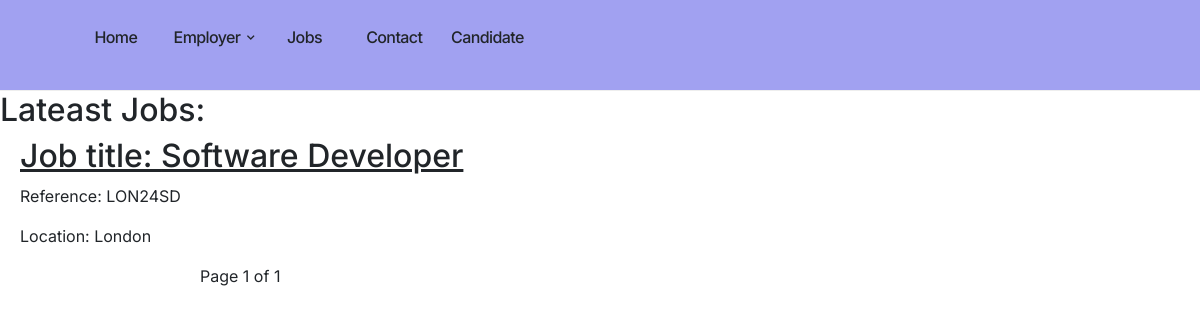
Screenshot of /candidate_view_jobs/ with the database file from the repository.
### registration/models.py (models this page shows, shortened)
class Jobs(models.Model):
    reference=models.CharField(primary_key=True,max_length=15)
    title = models.CharField(max_length=255)
    duration=models.CharField(max_length=100)
    type=models.CharField(max_length=100)
    rate=models.CharField(max_length=200)
    location = models.CharField(max_length=255)
    description = models.TextField()

### registration/views.py (the view)
# urls.py: path('candidate_view_jobs/', views.candidate_view_jobs, name='candidate_view_jobs'),
def candidate_view_jobs(request):
    jobs =Paginator (Jobs.objects.all(),10)
    page=request.GET.get('page')
    context=jobs.get_page(page)
    return render(request, 'registration/candidate_view_jobs.html', {'context':context})

### registration/templates/registration/candidate_view_jobs.html (shortened to what this page needs)
{%extends 'registration/index.html'%}
{% block content %}
<h2 >Lateast Jobs:</h2>
<div class="job-container">
    {% for job in context %}
    <h2><a href="{% url 'job_detail' reference=job.reference %}">Job title: {{ job.title }}</a></h2>
    <p>Reference: {{job.reference}}</p>
    <p>Location: {{ job.location }}</p>
    {% endfor %}
</div>
<div class="pag">
    Page {{ context.number }} of {{ context.paginator.num_pages }}
</div>
{% endblock %}

### registration/templates/registration/index.html (style rules this page uses)
* { margin: 0; padding: 0; box-sizing: border-box; font-family: "Inter", sans-serif; }
:root { --dark-grey: #333333; --medium-grey: #636363; --light-grey: #eeeeee; --ash: #f4f4f4; --primary-color: #2b72fb; --white: white; --border: 1px solid var(--light-grey); --shadow: rgba(0, 0, 0, 0.05) 0px 6px 24px 0px, rgba(0, 0, 0, 0.08) 0px 0px 0px 1px; }
a { text-decoration: none; color: inherit; }

### registration/templates/registration/candidate_view_jobs.html (style rules this page uses)
.job-container { display: flex; flex-direction: column; margin-left: 20px; }
.job-container a { text-decoration: underline; }
.pag { margin-left: 200px; }

### rows the page displays
Jobs: title "Software Developer", reference "LON24SD", location "London"

### other values shown
{{ context.number }} "1"
{{ context.paginator.num_pages }} "1"
